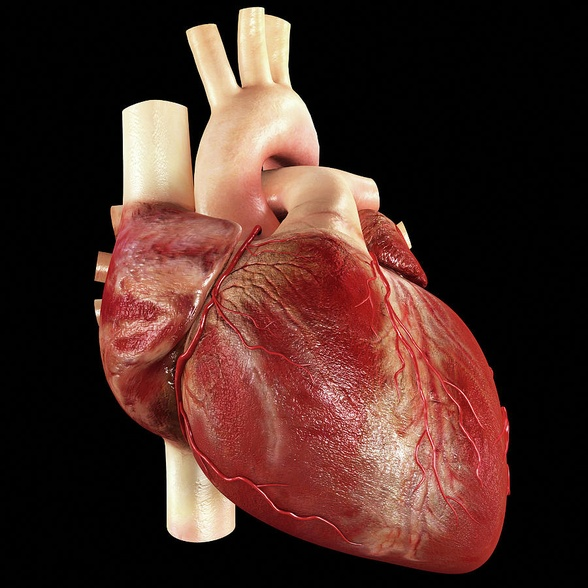
#> input picture Abder_Lahat/coeur.jpg, 588 x 588 px, shrunk from 900 x 900 before the run
$ python entropie.py
#> lines starting #> are read from the running program, lines starting #| are printed output that depends on the picture; long printed decimals are rounded; pictures that were not available may be replaced by others from this repository, and a replacement may not be noted
import cv2
import numpy as np

# Fonction pour calculer l'entropie d'une image
def calcul_entropie(image):
    """
    Calcule l'entropie d'une image en niveaux de gris
    """

    # Calcul de l'histogramme (256 niveaux de gris)
    hist = cv2.calcHist([image], [0], None, [256], [0, 256])

    # Normalisation de l'histogramme pour obtenir des probabilités
    hist = hist / hist.sum()

    # Suppression des valeurs nulles pour éviter log(0)
    hist = hist[hist > 0]

    # Calcul de l'entropie
    entropie = -np.sum(hist * np.log2(hist))

    return entropie


# Chargement des deux images en niveaux de gris
image1 = cv2.imread("coeur.jpg", cv2.IMREAD_GRAYSCALE)
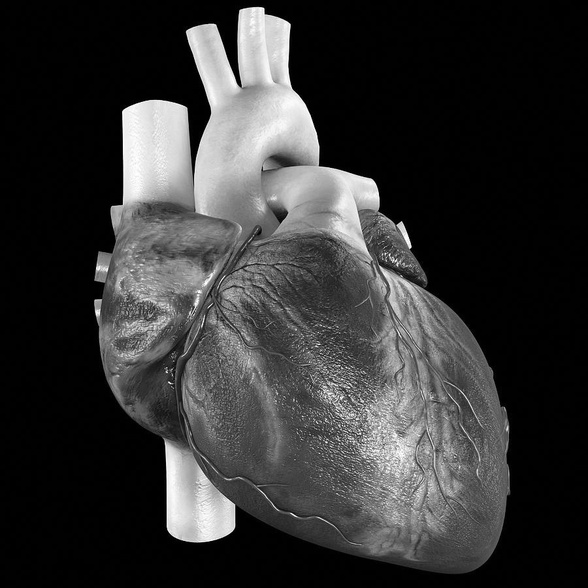
#> image1: shape (588, 588); min 0, max 255, mean 52.4
image2 = cv2.imread("poumon.jpg", cv2.IMREAD_GRAYSCALE)
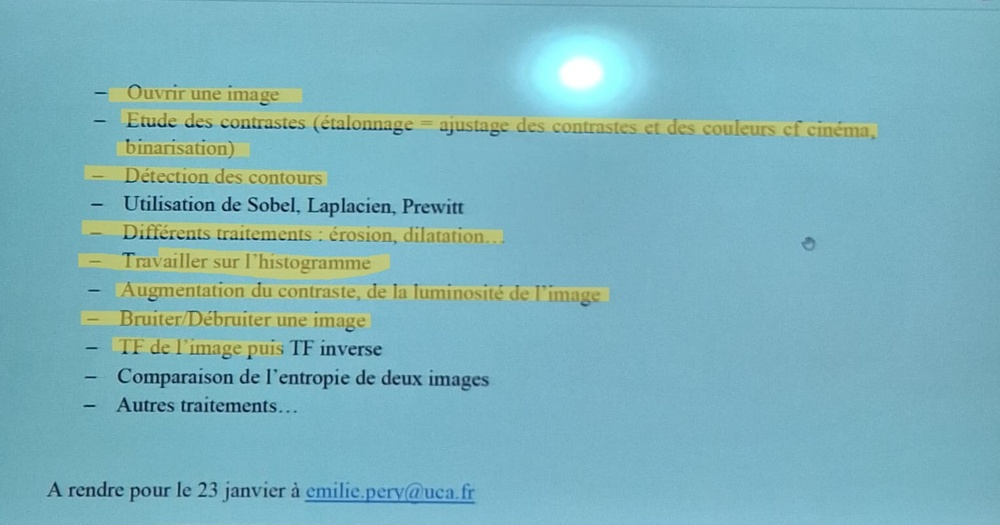
#> input picture WhatsApp Image 2026-01-10 at 12.24.23.jpeg, 1000 x 525 px, shrunk from 1530 x 803 before the run, given in place of poumon.jpg, which was not available
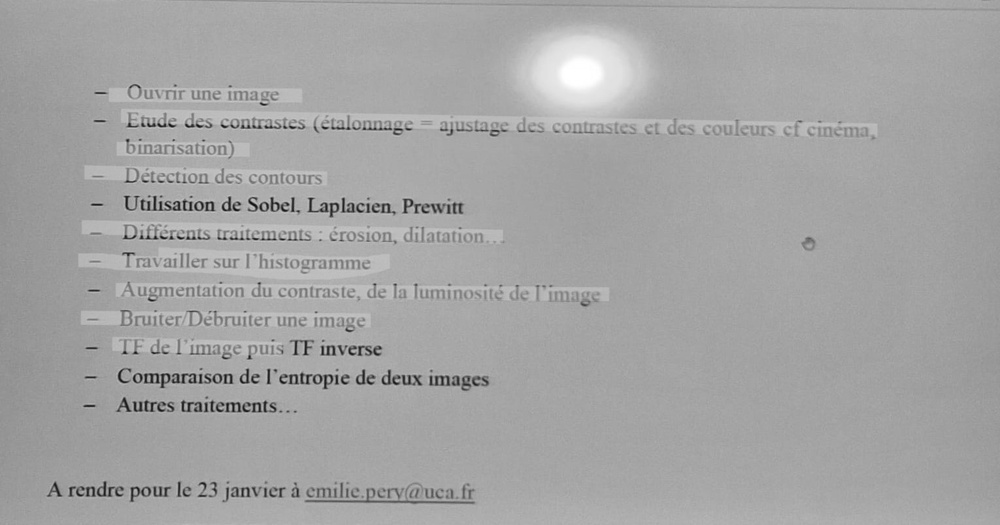
#> image2: shape (525, 1000); min 15, max 255, mean 164.2

# Calcul de l'entropie pour chaque image
entropie1 = calcul_entropie(image1)
#> in calcul_entropie, `hist = cv2.calcHist([image], [0], None, [256], [0, 256])`: hist = 256 values, max 112613 at index 1, min 28 at index 14, mean 1350.6
#> in calcul_entropie, `hist = hist / hist.sum()`: hist = 256 values, max 0.326 at index 1, min 8.1e-05 at index 14, mean 0.00391
#> in calcul_entropie, `entropie = -np.sum(hist * np.log2(hist))`: entropie = 4.95
#> entropie1 = 4.95
entropie2 = calcul_entropie(image2)
#> entropie2 = 5.23

# Affichage des résultats
print("Entropie de l'image 1 :", entropie1)
#| Entropie de l'image 1 : 4.949
print("Entropie de l'image 2 :", entropie2)
#| Entropie de l'image 2 : 5.227

# Comparaison des entropies
if entropie1 > entropie2:
    print("L'image 1 contient plus d'information (plus de détails).")
elif entropie1 < entropie2:
    print("L'image 2 contient plus d'information (plus de détails).")
else:
    print("Les deux images ont la même entropie.")
